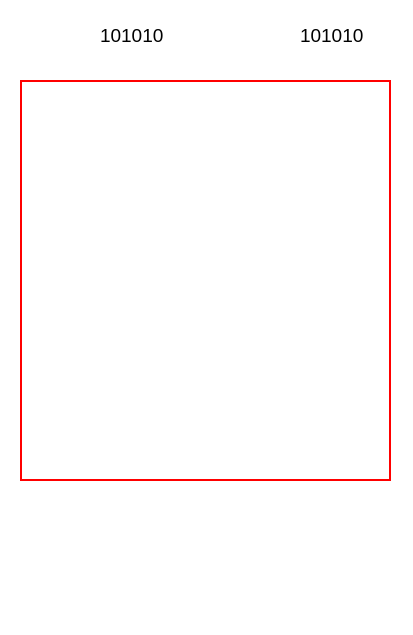
<?xml version="1.0" encoding="UTF-8"?>
<ui version="4.0">
 <class>Form</class>
 <widget class="QWidget" name="Form">
  <property name="geometry">
   <rect>
    <x>0</x>
    <y>0</y>
    <width>413</width>
    <height>635</height>
   </rect>
  </property>
  <property name="windowTitle">
   <string>Form</string>
  </property>
  <property name="styleSheet">
   <string notr="true">QWidget {background-color: white;}</string>
  </property>
  <widget class="QPushButton" name="pushButton">
   <property name="geometry">
    <rect>
     <x>140</x>
     <y>490</y>
     <width>131</width>
     <height>121</height>
    </rect>
   </property>
   <property name="styleSheet">
    <string notr="true">QPushButton {background-color: white; border: None;}</string>
   </property>
   <property name="text">
    <string/>
   </property>
   <property name="icon">
    <iconset>
     <normaloff>Images/CA_button.png</normaloff>Images/CA_button.png</iconset>
   </property>
   <property name="iconSize">
    <size>
     <width>150</width>
     <height>150</height>
    </size>
   </property>
  </widget>
  <widget class="QPushButton" name="pushButton_2">
   <property name="geometry">
    <rect>
     <x>10</x>
     <y>530</y>
     <width>81</width>
     <height>81</height>
    </rect>
   </property>
   <property name="cursor">
    <cursorShape>PointingHandCursor</cursorShape>
   </property>
   <property name="styleSheet">
    <string notr="true">QPushButton {background-color: white; border: None;}</string>
   </property>
   <property name="text">
    <string/>
   </property>
   <property name="icon">
    <iconset>
     <normaloff>Images/candymarket_iFace_1.png</normaloff>Images/candymarket_iFace_1.png</iconset>
   </property>
   <property name="iconSize">
    <size>
     <width>150</width>
     <height>150</height>
    </size>
   </property>
  </widget>
  <widget class="QPushButton" name="pushButton_3">
   <property name="geometry">
    <rect>
     <x>310</x>
     <y>530</y>
     <width>91</width>
     <height>81</height>
    </rect>
   </property>
   <property name="cursor">
    <cursorShape>PointingHandCursor</cursorShape>
   </property>
   <property name="styleSheet">
    <string notr="true">QPushButton {background-color: white; border: None;}</string>
   </property>
   <property name="text">
    <string/>
   </property>
   <property name="icon">
    <iconset>
     <normaloff>Images/candyKeyboard_iFace_1.jpg</normaloff>Images/candyKeyboard_iFace_1.jpg</iconset>
   </property>
   <property name="iconSize">
    <size>
     <width>150</width>
     <height>150</height>
    </size>
   </property>
  </widget>
  <widget class="QPushButton" name="pushButton_4">
   <property name="geometry">
    <rect>
     <x>20</x>
     <y>10</y>
     <width>75</width>
     <height>51</height>
    </rect>
   </property>
   <property name="cursor">
    <cursorShape>UpArrowCursor</cursorShape>
   </property>
   <property name="styleSheet">
    <string notr="true">QPushButton {background-color: white; border: None;}</string>
   </property>
   <property name="text">
    <string/>
   </property>
   <property name="icon">
    <iconset>
     <normaloff>Images/candycash_logo.png</normaloff>Images/candycash_logo.png</iconset>
   </property>
   <property name="iconSize">
    <size>
     <width>50</width>
     <height>50</height>
    </size>
   </property>
  </widget>
  <widget class="QPushButton" name="pushButton_5">
   <property name="geometry">
    <rect>
     <x>234</x>
     <y>10</y>
     <width>71</width>
     <height>51</height>
    </rect>
   </property>
   <property name="cursor">
    <cursorShape>UpArrowCursor</cursorShape>
   </property>
   <property name="styleSheet">
    <string notr="true">QPushButton {background-color: white; border: None;}</string>
   </property>
   <property name="text">
    <string/>
   </property>
   <property name="icon">
    <iconset>
     <normaloff>Images/logo_lvl.png</normaloff>Images/logo_lvl.png</iconset>
   </property>
   <property name="iconSize">
    <size>
     <width>50</width>
     <height>50</height>
    </size>
   </property>
  </widget>
  <widget class="QLabel" name="label">
   <property name="geometry">
    <rect>
     <x>100</x>
     <y>10</y>
     <width>141</width>
     <height>51</height>
    </rect>
   </property>
   <property name="font">
    <font>
     <pointsize>14</pointsize>
    </font>
   </property>
   <property name="text">
    <string>101010</string>
   </property>
  </widget>
  <widget class="QLabel" name="label_2">
   <property name="geometry">
    <rect>
     <x>300</x>
     <y>10</y>
     <width>111</width>
     <height>51</height>
    </rect>
   </property>
   <property name="font">
    <font>
     <pointsize>14</pointsize>
    </font>
   </property>
   <property name="text">
    <string>101010</string>
   </property>
  </widget>
  <widget class="QTextEdit" name="textEdit">
   <property name="geometry">
    <rect>
     <x>20</x>
     <y>80</y>
     <width>371</width>
     <height>401</height>
    </rect>
   </property>
   <property name="styleSheet">
    <string notr="true">QTextEdit {border: 2px solid red;}</string>
   </property>
   <property name="html">
    <string>&lt;!DOCTYPE HTML PUBLIC &quot;-//W3C//DTD HTML 4.0//EN&quot; &quot;http://www.w3.org/TR/REC-html40/strict.dtd&quot;&gt;
&lt;html&gt;&lt;head&gt;&lt;meta name=&quot;qrichtext&quot; content=&quot;1&quot; /&gt;&lt;style type=&quot;text/css&quot;&gt;
p, li { white-space: pre-wrap; }
&lt;/style&gt;&lt;/head&gt;&lt;body style=&quot; font-family:'MS Shell Dlg 2'; font-size:8.25pt; font-weight:400; font-style:normal;&quot;&gt;
&lt;p style=&quot; margin-top:0px; margin-bottom:0px; margin-left:0px; margin-right:0px; -qt-block-indent:0; text-indent:0px;&quot;&gt;&lt;img src=&quot;:/newPrefix/user.png&quot; /&gt;&lt;/p&gt;
&lt;p style=&quot; margin-top:0px; margin-bottom:0px; margin-left:0px; margin-right:0px; -qt-block-indent:0; text-indent:0px;&quot;&gt;&lt;img src=&quot;:/newPrefix/love.png&quot; /&gt;&lt;/p&gt;&lt;/body&gt;&lt;/html&gt;</string>
   </property>
  </widget>
 </widget>
 <resources>
  <include location="Images/players/Новый текстовый документ.qrc"/>
 </resources>
 <connections/>
</ui>
